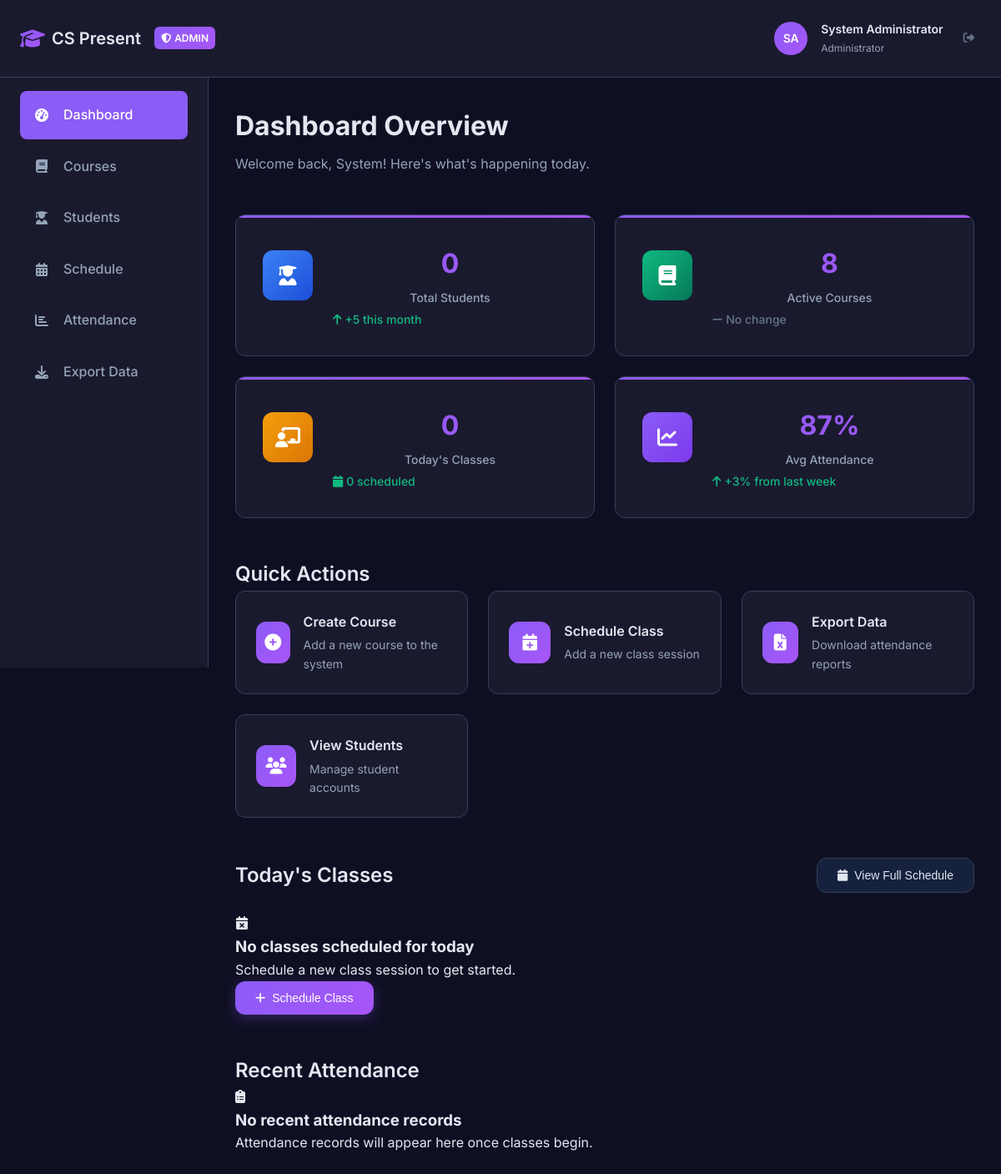
The app's page /admin/dashboard (signed in) with its own data.
### models.py (models this page shows, shortened)
class User(db.Model):
    id = db.Column(db.Integer, primary_key=True)
    full_name = db.Column(db.String(100), nullable=False)
    matric_number = db.Column(db.String(20), unique=True, nullable=False)
    password = db.Column(db.String(255), nullable=False)
    role = db.Column(db.String(20), nullable=False, default='student')  # 'student' or 'admin'
    profile_picture = db.Column(db.String(255), default='default-avatar.png')
    created_at = db.Column(db.DateTime, default=datetime.utcnow)
    enrollments = db.relationship('Enrollment', backref='user', lazy=True, cascade='all, delete-orphan')
    attendance_records = db.relationship('AttendanceRecord', backref='user', lazy=True, cascade='all, delete-orphan')
    announcements = db.relationship('Announcement', backref='author', lazy=True)
    notification_reads = db.relationship('AnnouncementRead', backref='user', lazy=True, cascade='all, delete-orphan')

### app.py (the view)
@app.route("/admin/dashboard")
@admin_required
def admin_dashboard():
    user = User.query.get(session["user_id"])
    total_students = User.query.filter_by(role="student").count()
    total_courses = Course.query.count()
    today = datetime.now().date()
    today_sessions = ClassSession.query.filter_by(date=today).all()
    recent_records = (
        AttendanceRecord.query.order_by(AttendanceRecord.timestamp.desc())
        .limit(10)
        .all()
    )
    return render_template(
        "admin/dashboard.html",
        user=user,
        total_students=total_students,
        total_courses=total_courses,
        today_sessions=today_sessions,
        recent_records=recent_records,
    )

### templates/admin/dashboard.html (shortened to what this page needs)
{% extends "base.html" %}
{% block content %}
<div class="app-layout">
    <div class="app-header">
        <div class="header-content">
            <div class="header-left">
                <a href="{{ url_for('admin_dashboard') }}" class="header-logo">
                    <i class="fas fa-graduation-cap"></i>
                    <span>CS Present</span>
                </a>
                <div class="admin-badge">
                    <i class="fas fa-shield-alt"></i>
                    Admin
                </div>
            </div>
            <div class="header-user">
                <div class="user-avatar admin-avatar">
                    {{ user.full_name.split()[0][0] }}{{ user.full_name.split()[1][0] if user.full_name.split()|length > 1 else '' }}
                </div>
                <div class="user-info">
                    <h3>{{ user.full_name }}</h3>
                    <p>Administrator</p>
                </div>
                <button class="logout-btn" onclick="window.location.href='{{ url_for('logout') }}'">
                    <i class="fas fa-sign-out-alt"></i>
                </button>
            </div>
        </div>
    </div>
    <div class="admin-sidebar">
        <nav class="admin-nav">
            <a href="{{ url_for('admin_dashboard') }}" class="nav-link active">
                <i class="fas fa-tachometer-alt"></i>
                <span>Dashboard</span>
            </a>
            <a href="{{ url_for('admin_courses') }}" class="nav-link">
                <i class="fas fa-book"></i>
                <span>Courses</span>
            </a>
            <a href="{{ url_for('admin_students') }}" class="nav-link">
                <i class="fas fa-user-graduate"></i>
                <span>Students</span>
            </a>
            <a href="{{ url_for('admin_schedule') }}" class="nav-link">
                <i class="fas fa-calendar-alt"></i>
                <span>Schedule</span>
            </a>
            <a href="{{ url_for('admin_attendance') }}" class="nav-link">
                <i class="fas fa-chart-bar"></i>
                <span>Attendance</span>
            </a>
            <a href="{{ url_for('admin_exports') }}" class="nav-link">
                <i class="fas fa-download"></i>
                <span>Export Data</span>
            </a>
        </nav>
    </div>
    <div class="admin-main">
        <div class="admin-content">
            <div class="page-header">
                <h1 class="page-title">Dashboard Overview</h1>
                <p class="page-subtitle">Welcome back, {{ user.full_name.split()[0] }}! Here's what's happening today.</p>
            </div>
            <div class="stats-grid">
                <div class="stat-card">
                    <div class="stat-icon students">
                        <i class="fas fa-user-graduate"></i>
                    </div>
                    <div class="stat-content">
                        <div class="stat-value">{{ total_students }}</div>
                        <div class="stat-label">Total Students</div>
                        <div class="stat-change positive">
                            <i class="fas fa-arrow-up"></i>
                            +5 this month
                        </div>
                    </div>
                </div>
                <div class="stat-card">
                    <div class="stat-icon courses">
                        <i class="fas fa-book"></i>
                    </div>
                    <div class="stat-content">
                        <div class="stat-value">{{ total_courses }}</div>
                        <div class="stat-label">Active Courses</div>
                        <div class="stat-change neutral">
                            <i class="fas fa-minus"></i>
                            No change
                        </div>
                    </div>
                </div>
                <div class="stat-card">
                    <div class="stat-icon sessions">
                        <i class="fas fa-chalkboard-teacher"></i>
                    </div>
                    <div class="stat-content">
                        <div class="stat-value">{{ today_sessions|length }}</div>
                        <div class="stat-label">Today's Classes</div>
                        <div class="stat-change positive">
                            <i class="fas fa-calendar"></i>
                            {{ today_sessions|length }} scheduled
                        </div>
                    </div>
                </div>
                <div class="stat-card">
                    <div class="stat-icon attendance">
                        <i class="fas fa-chart-line"></i>
                    </div>
                    <div class="stat-content">
                        <div class="stat-value">87%</div>
                        <div class="stat-label">Avg Attendance</div>
                        <div class="stat-change positive">
                            <i class="fas fa-arrow-up"></i>
                            +3% from last week
                        </div>
                    </div>
                </div>
            </div>
            <div class="quick-actions">
                <h2 class="section-title">Quick Actions</h2>
                <div class="action-cards">
                    <div class="action-card" onclick="openModal('create-course-modal')">
                        <div class="action-icon">
                            <i class="fas fa-plus-circle"></i>
                        </div>
                        <div class="action-content">
                            <h3>Create Course</h3>
                            <p>Add a new course to the system</p>
                        </div>
                    </div>
                    <div class="action-card" onclick="openModal('schedule-class-modal')">
                        <div class="action-icon">
                            <i class="fas fa-calendar-plus"></i>
                        </div>
                        <div class="action-content">
                            <h3>Schedule Class</h3>
                            <p>Add a new class session</p>
                        </div>
                    </div>
                    <div class="action-card" onclick="exportAttendance()">
                        <div class="action-icon">
                            <i class="fas fa-file-excel"></i>
                        </div>
                        <div class="action-content">
                            <h3>Export Data</h3>
                            <p>Download attendance reports</p>
                        </div>
                    </div>
                    <div class="action-card" onclick="window.location.href='{{ url_for('admin_students') }}'">
                        <div class="action-icon">
                            <i class="fas fa-users"></i>
                        </div>
                        <div class="action-content">
                            <h3>View Students</h3>
                            <p>Manage student accounts</p>
                        </div>
                    </div>
                </div>
            </div>
            <div class="section">
                <div class="section-header">
                    <h2 class="section-title">Today's Classes</h2>
                    <button class="btn btn-secondary" onclick="window.location.href='{{ url_for('admin_schedule') }}'">
                        <i class="fas fa-calendar"></i>
                        View Full Schedule
                    </button>
                </div>
                {% if today_sessions %}
                <div class="today-classes">
                    {% for session in today_sessions %}
                    <div class="class-card" data-session-id="{{ session.id }}">
                        <div class="class-time">
                            <div class="time-slot">
                                {{ session.start_time.strftime('%I:%M %p') }}
                            </div>
                            <div class="duration">
                                {{ ((session.end_time.hour * 60 + session.end_time.minute) - (session.start_time.hour * 60 + session.start_time.minute)) // 60 }}h {{ ((session.end_time.hour * 60 + session.end_time.minute) - (session.start_time.hour * 60 + session.start_time.minute)) % 60 }}m
                            </div>
                        </div>
                        <div class="class-info">
                            <div class="class-header">
                                <h3>{{ session.course.course_title }}</h3>
                                <span class="course-code">{{ session.course.course_code }}</span>
                            </div>
                            <p class="lecturer">{{ session.course.lecturer_name }}</p>
                            <div class="class-meta">
                                {% if session.location %}
                                <span class="location">
                                    <i class="fas fa-map-marker-alt"></i>
                                    {{ session.location }}
                                </span>
                                {% endif %}
                                <span class="enrollment-count">
                                    <i class="fas fa-users"></i>
                                    {{ session.course.get_enrollment_count() }} students
                                </span>
                            </div>
                        </div>
                        <div class="class-status">
                            <span class="status-badge status-{{ session.status }}">
                                {{ session.status.title() }}
                            </span>
                            {% if session.is_active() %}
                            <button class="btn btn-primary btn-sm" onclick="viewLiveAttendance({{ session.id }})">
                                <i class="fas fa-eye"></i>
                                Live View
                            </button>
                            {% endif %}
                        </div>
                    </div>
                    {% endfor %}
                </div>
                {% else %}
                <div class="empty-state">
                    <i class="fas fa-calendar-times"></i>
                    <h3>No classes scheduled for today</h3>
                    <p>Schedule a new class session to get started.</p>
                    <button class="btn btn-primary" onclick="openModal('schedule-class-modal')">
                        <i class="fas fa-plus"></i>
                        Schedule Class
                    </button>
                </div>
                {% endif %}
            </div>
            <div class="section">
                <h2 class="section-title">Recent Attendance</h2>
                {% if recent_records %}
                <div class="activity-feed">
                    {% for record in recent_records %}
                    <div class="activity-item">
                        <div class="activity-avatar">
                            {{ record.user.full_name.split()[0][0] }}{{ record.user.full_name.split()[1][0] if record.user.full_name.split()|length > 1 else '' }}
                        </div>
                        <div class="activity-content">
                            <p class="activity-text">
                                <strong>{{ record.user.full_name }}</strong> was marked
                                <span class="status-{{ record.status }}">{{ record.status }}</span>
                                in {{ record.course.course_code }}
                            </p>
                            <p class="activity-time">{{ record.timestamp.strftime('%I:%M %p on %b %d') }}</p>
                        </div>
                        <div class="activity-status">
                            <i class="fas fa-{{ 'check' if record.status == 'present' else 'times' }} text-{{ 'success' if record.status == 'present' else 'error' }}"></i>
                        </div>
                    </div>
                    {% endfor %}
                </div>
                {% else %}
                <div class="empty-state">
                    <i class="fas fa-clipboard-list"></i>
                    <h3>No recent attendance records</h3>
                    <p>Attendance records will appear here once classes begin.</p>
                </div>
                {% endif %}
            </div>
        </div>
    </div>
</div>
{% endblock %}

### records on screen
User: full_name "S", full_name.split|length "A", full_name "System Administrator", full_name "System"

### other values on screen
{{ total_students }} "0"
{{ total_courses }} "8"
{{ today_sessions|length }} "0"
